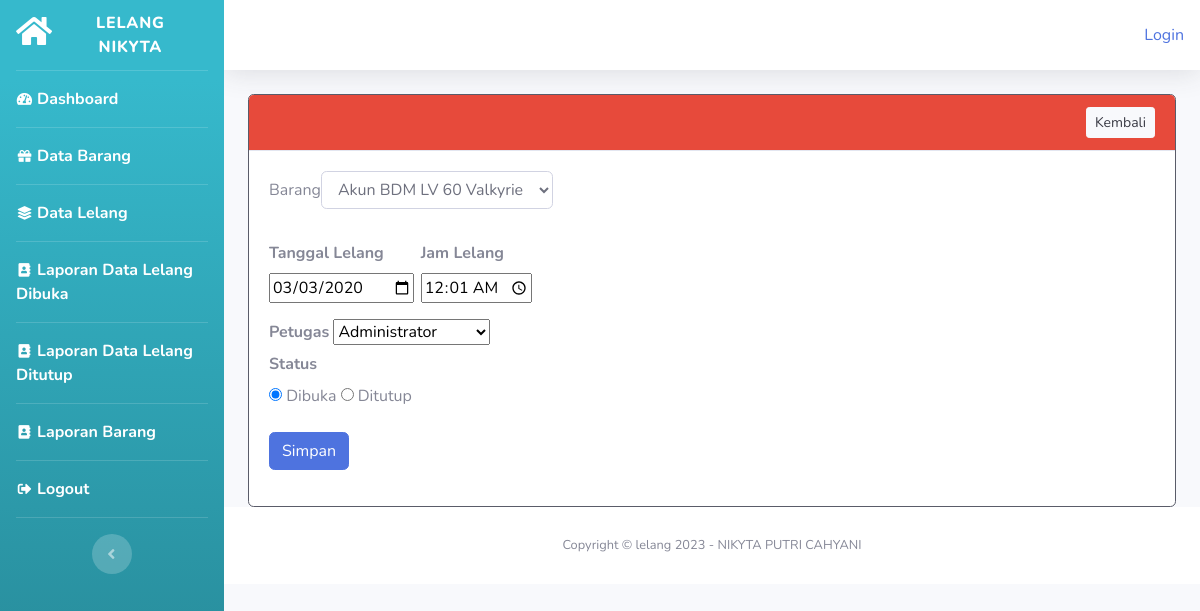
The app's page /petugas/Data_lelang/edit/2 with its own data.
### tables this page shows
CREATE TABLE `tb_lelang` (
  `id_lelang` int(10) UNSIGNED NOT NULL,
  `id_barang` int(10) UNSIGNED NOT NULL,
  `tgl_lelang` datetime NOT NULL,
  `harga_akhir` int(20) UNSIGNED DEFAULT NULL,
  `id_user` int(10) UNSIGNED NOT NULL,
  `id_petugas` int(10) UNSIGNED NOT NULL,
  `status` enum('dibuka','ditutup') NOT NULL
);

### application/controllers/petugas/Data_lelang.php (called while the page is built, shortened)
<?php
class Data_lelang extends CI_Controller
{
	function __construct()
	{
		$this->load->model('Barang_model');
		$this->load->model('Lelang_model');
	}
	public function edit($id)
	{
		$args = [
			'products' => $this->Barang_model->all(),
			'staffs' => $this->Petugas_model->all($id),
			'auction' => $this->Lelang_model->first($id)
		];
		$this->load->view('templates_admin/header', $args);
		$this->load->view('templates_admin/sidebar_petugas', $args);
		$this->load->view('petugas/data_lelang/edit_lelang', $args);
		$this->load->view('templates_admin/footer');
	}
}

### index.php (called while the page is built, shortened)
<?php
require_once BASEPATH.'core/CodeIgniter.php';

### application/models/Barang_model.php (called while the page is built, shortened)
<?php
class Barang_model extends CI_Model
{
	public function all()
	{
		return $this->db->order_by('id_barang', 'desc')->get('tb_barang')->result_object();
	}
}

### application/models/Petugas_model.php (called while the page is built, shortened)
<?php
class Petugas_model extends CI_Model {
	public function all() {
		return $this->db->get('tb_petugas')->result_object();
	}
}

### application/models/Lelang_model.php (called while the page is built, shortened)
<?php
class Lelang_model extends CI_Model
{
	public function first($id)
	{
		$this->db->where('id_lelang', $id);
		return $this->db->order_by('id_lelang', 'desc')
			->join('tb_barang', 'tb_barang.id_barang=tb_lelang.id_barang', 'inner')
			->join('tb_petugas', 'tb_petugas.id_petugas=.tb_lelang.id_petugas', 'inner')
			->get('tb_lelang')->row();
	}
}

### application/views/petugas/data_lelang/edit_lelang.php (the view, shortened to what this page needs)
<?php
$tgl_lelang = substr($auction->tgl_lelang, 0, 10);
$jam_lelang = substr($auction->tgl_lelang, 11);
?>
<section class="konten mt-2">
	<div class="container-fluid">
		<div class="card border-dark">
			<div class="card-header bg-danger text-white">
				<a href="<?= base_url('petugas/Data_lelang') ?>" class="btn btn-sm btn-light float-right"> Kembali</a>
			</div>
			<div class="card-body">
				<form action="" method="post" enctype="multipart/form-data">
					<div class="form-group">
						<label for="product" strong>Barang</strong><label>
								<select type="product" id="product" name="product" class="form-control">
									<?php foreach ($products as $product) : ?>
										<option value="<?= $product->id_barang ?>" <?= ($auction->id_barang ==
										$product->id_barang) ? 'selected=""' : null ?>><?= $product->nama_barang ?></option>
									<?php endforeach; ?>
								</select>
					</div>
					<div class="form-group row">
						<div class="col-sm-2">
							<label for="tgl_lelang"><strong>Tanggal Lelang</strong></label>
							<input type="date" name="tgl_lelang" id="tgl_lelang" value="<?= $tgl_lelang ?>" placeholder="Enter.." />
						</div>
						<div class="col-sm-2">
							<label for="jam_lelang"><strong>Jam Lelang</strong></label>
							<input type="time" name="jam_lelang" id="jam_lelang" value="<?= $jam_lelang ?>" placeholder="Enter..." />
						</div>
					</div>
					<div class="form_group">
						<label for="petugas"><strong>Petugas</strong></label>
						<select name="petugas" id="petugas" class="form_control">
							<?php foreach ($staffs as $staff) : ?>
								<option value="<?= $staff->id_petugas ?>" <?= ($auction->id_petugas ==
																														$staff->id_petugas) ? 'selected=""' : null ?>><?= $staff->nama_petugas ?></option>
							<?php endforeach; ?>
						</select>
						<div>
							<div class="form-group">
								<label for="status"><strong>Status</strong></label><br>
								<label class="radio-inline">
									<input type="radio" name="status" value="dibuka" <?= ($auction->status == 'dibuka') ?
																																			'checked=""' : null ?>> Dibuka </label>
								<label class="radio-inline">
									<input type="radio" name="status" value="ditutup" <?= ($auction->status == 'ditutup') ?
																																			'checked=""' : null ?>> Ditutup </label>
							</div>
							<div class="form-group">
								<button type="submit" class="btn btn-primary" name="save" value="true">Simpan</button>
							</div>
				</form>
			</div>
		</div>
	</div>
	</div>

### records on screen
tb_lelang: tgl_lelang "03/03/2020", jam_lelang "00:01:00", status "☑ Dibuka", status "☐ Ditutup"

### other values on screen
anchor('auth/login', 'Login') "Login"
form field product "Akun BDM LV 60 Valkyrie"
form field petugas "Administrator"
